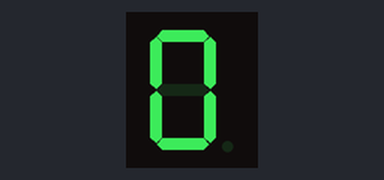
A sketch run on a simulated Arduino Mega 2560, built with avr-gcc and run on an emulated ATmega2560. Shown: 1-digit seven-segment display. Wiring (inferred from the names in the program): 1-digit 7-segment display, segments lit when HIGH: segments pin 38, pin 36, pin 34, pin 46, pin 48, pin 42, pin 44. The segment pins are drawn as the display they are named for.

Above: at 0.1 s.
At 10.1 s:
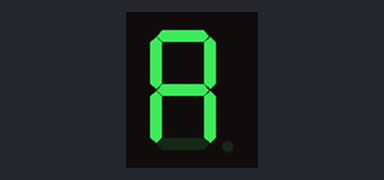
At 12.1 s:
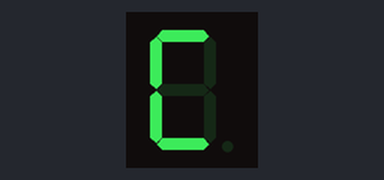
At 13.1 s:
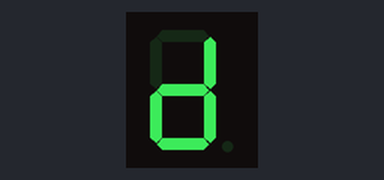
At 14.1 s:
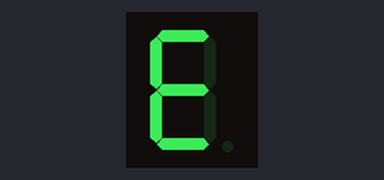
At 15.1 s:
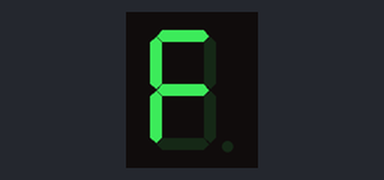

Measured:
- by itself, everything shown: repeats every 16.0 s, in 16 steps
- what the display in image 1 shows lasts 1.0 s, from 10.0 s to 11.0 s

The sketch:

DISPLAY7SEGMENTOS.ino
```cpp
int pines [7] = {38,36,34,46,48,42,44};


int display7 [16] [7] = {
  {1,1,1,1,1,1,0}, //0
  {0,1,1,0,0,0,0},//1
  {1,1,0,1,1,0,1},//2
  {1,1,1,1,0,0,1},//3
  {0,1,1,0,0,1,1},//4
  {1,0,1,1,0,1,1},//5
  {1,0,1,1,1,1,1},//6
  {1,1,1,0,0,0,0},//7
  {1,1,1,1,1,1,1},//8
  {1,1,1,1,0,1,1},//9
  {1,1,1,0,1,1,1},//A
  {0,0,1,1,1,1,1},//b
  {1,0,0,1,1,1,0},//C
  {0,1,1,1,1,0,1},//d
  {1,0,0,1,1,1,1},//E
  {1,0,0,0,1,1,1} //F
  };

void setup() {
  // put your setup code here, to run once:
  for (int z = 0; z < 7; z++){
    pinMode(pines[z], OUTPUT);
  }

  for (int z = 0; z < 7; z++){
    digitalWrite(pines[z], LOW);
  }

}

void loop() {
  // put your main code here, to run repeatedly:
  for (int x = 0; x < 16; x++){
    for (int y = 0; y < 7; y++){
      digitalWrite(pines[y], display7[x][y]);
    }
    delay(1000);
  }
}
```
